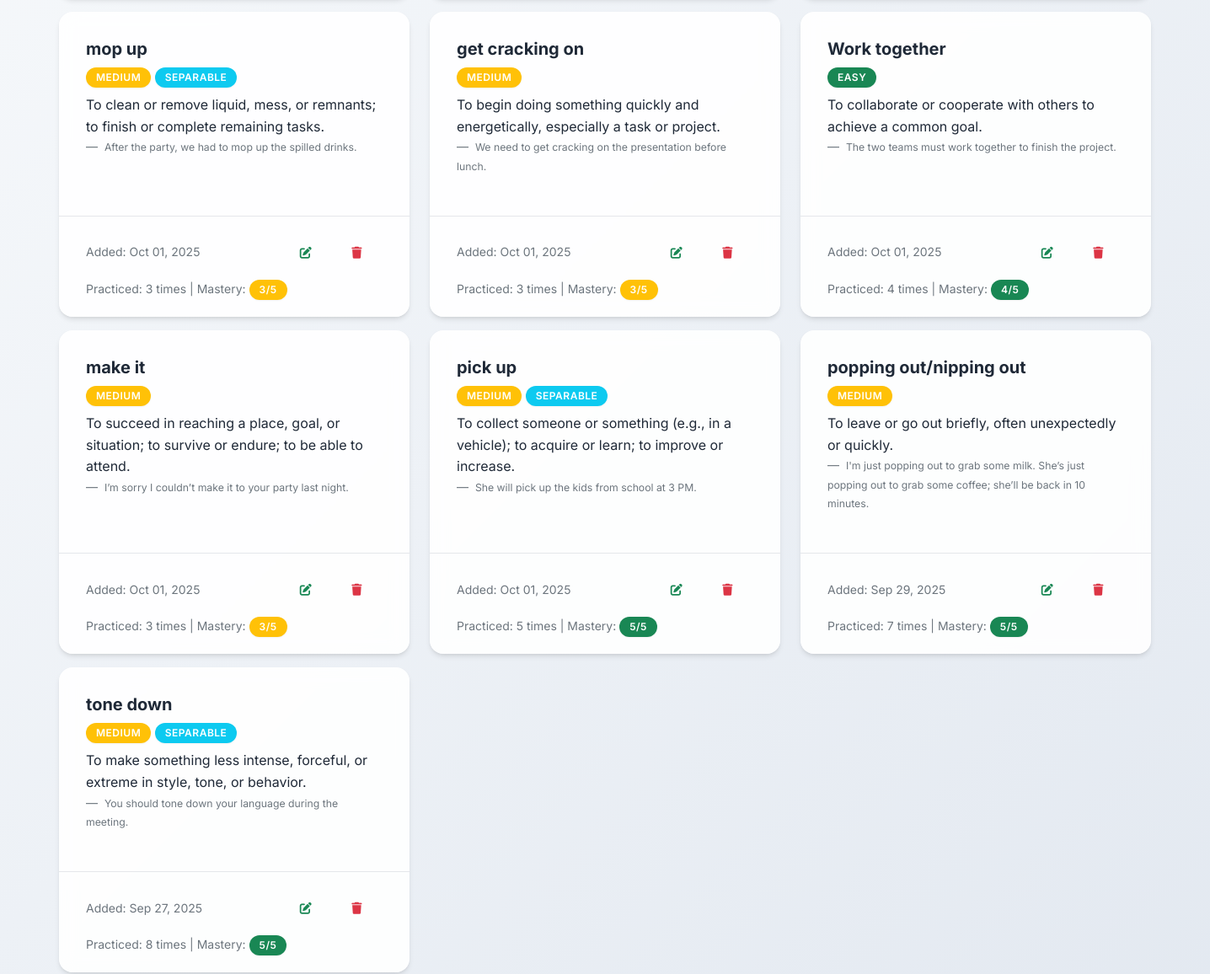
/phrasal-verbs (middle part), run on an earlier commit of the app's database.
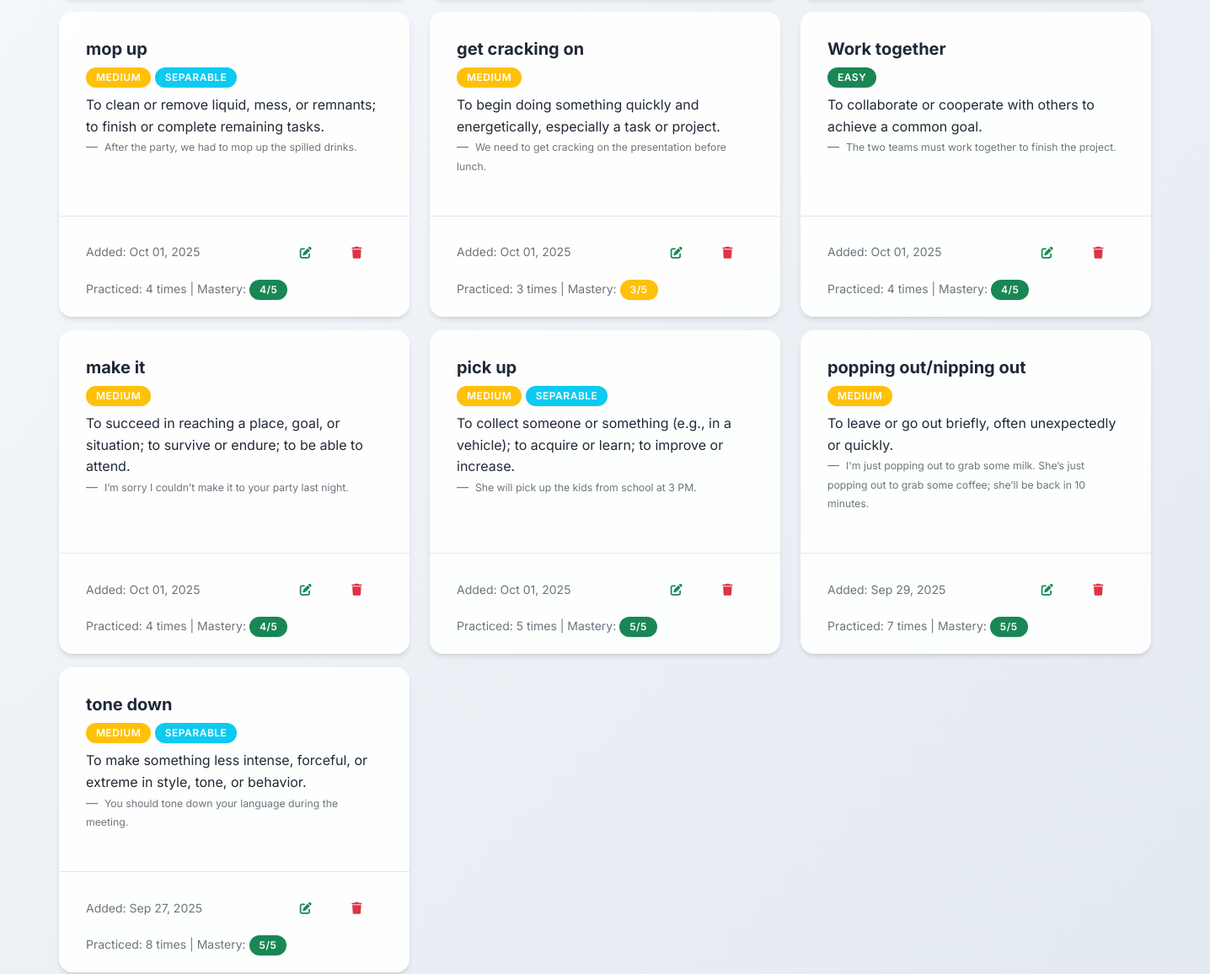
And on a later commit of the database.
### app.py (models this page shows, shortened)
class PhrasalVerb(db.Model):
    __tablename__ = 'phrasal_verbs'
    id = db.Column(db.Integer, primary_key=True)
    phrasal_verb = db.Column(db.String(100), nullable=False)
    meaning = db.Column(db.Text, nullable=False)
    example_sentence = db.Column(db.Text)
    separable = db.Column(db.Boolean, default=False)
    difficulty_level = db.Column(db.String(20), default='medium')
    date_added = db.Column(db.DateTime, default=datetime.utcnow)
    times_practiced = db.Column(db.Integer, default=0)
    last_practiced = db.Column(db.DateTime)
    mastery_level = db.Column(db.Integer, default=0)

### app.py (the view)
@app.route('/phrasal-verbs')
def phrasal_verbs_list():
    page = request.args.get('page', 1, type=int)
    phrasal_verbs = PhrasalVerb.query.order_by(PhrasalVerb.date_added.desc()).paginate(
        page=page, per_page=10, error_out=False)
    return render_template('phrasal_verbs_list.html', phrasal_verbs=phrasal_verbs)

### templates/phrasal_verbs_list.html (shortened to what this page needs)
{% extends "base.html" %}
{% block content %}
{% if phrasal_verbs.items %}
    <div class="row">
        {% for phrasal in phrasal_verbs.items %}
            <div class="col-md-6 col-lg-4 mb-3">
                <div class="card h-100">
                    <div class="card-body">
                        <h5 class="card-title">{{ phrasal.phrasal_verb }}</h5>
                        <span class="badge bg-{% if phrasal.difficulty_level == 'easy' %}success{% elif phrasal.difficulty_level == 'hard' %}danger{% else %}warning{% endif %} mb-2">
                            {{ phrasal.difficulty_level.title() }}
                        </span>
                        {% if phrasal.separable %}
                            <span class="badge bg-info mb-2">Separable</span>
                        {% endif %}
                        <p class="card-text">{{ phrasal.meaning }}</p>
                        {% if phrasal.example_sentence %}
                            <blockquote class="blockquote-footer">
                                <small>{{ phrasal.example_sentence }}</small>
                            </blockquote>
                        {% endif %}
                    </div>
                    <div class="card-footer bg-transparent">
                        <div class="d-flex justify-content-between align-items-center">
                            <small class="text-muted">
                                Added: {{ phrasal.date_added.strftime('%b %d, %Y') }}
                            </small>
                            <div class="btn-group" role="group">
                                <a href="{{ url_for('edit_phrasal_verb', id=phrasal.id) }}" class="btn btn-sm btn-outline-success">
                                    <i class="fas fa-edit"></i>
                                </a>
                                <button type="button" class="btn btn-sm btn-outline-danger" onclick="confirmDelete('{{ phrasal.phrasal_verb }}', '{{ url_for('delete_phrasal_verb', id=phrasal.id) }}')">
                                    <i class="fas fa-trash"></i>
                                </button>
                            </div>
                        </div>
                        {% if phrasal.times_practiced > 0 %}
                            <div class="mt-2">
                                <small class="text-muted">
                                    Practiced: {{ phrasal.times_practiced }} times
                                    | Mastery:
                                    <span class="badge bg-{% if phrasal.mastery_level >= 4 %}success{% elif phrasal.mastery_level >= 2 %}warning{% else %}danger{% endif %}">
                                        {{ phrasal.mastery_level }}/5
                                    </span>
                                </small>
                            </div>
                        {% endif %}
                    </div>
                </div>
            </div>
        {% endfor %}
    </div>
{% endif %}
{% endblock %}

### templates/base.html (shortened to what this page needs)
<!DOCTYPE html>
<html lang="en">
<head>
    <link href="https://cdn.jsdelivr.net/npm/bootstrap@5.1.3/dist/css/bootstrap.min.css" rel="stylesheet">
    <link href="https://cdnjs.cloudflare.com/ajax/libs/font-awesome/6.0.0/css/all.min.css" rel="stylesheet">
    <link href="{{ url_for('static', filename='css/style.css') }}" rel="stylesheet">
</head>
<body>
    <main class="container mt-4">
        {% block content %}{% endblock %}
    </main>
</body>
</html>

### static/css/style.css (style rules this page uses)
:root { --primary-color: #6366f1; --primary-dark: #4f46e5; --primary-light: #8b5cf6; --success-color: #10b981; --success-dark: #059669; --info-color: #06b6d4; --info-dark: #0891b2; --warning-color: #f59e0b; --warning-dark: #d97706; --danger-color: #ef4444; --danger-dark: #dc2626; --light-color: #f8fafc; --dark-color: #1e293b; --gray-50: #f9fafb; --gray-100: #f3f4f6; --gray-200: #e5e7eb; --gray-300: #d1d5db; --gray-400: #9ca3af; --gray-500: #6b7280; --gray-600: #4b5563; --gray-700: #374151; --gray-800: #1f2937; --gray-900: #111827; --gradient-primary: linear-gradient(135deg, #667eea 0%, #764ba2 100%); --gradient-success: linear-gradient(135deg, #11998e 0%, #38ef7d 100%); --gradient-info: linear-gradient(135deg, #667db6 0%, #0082c8 100%); --gradient-warning: linear-gradient(135deg, #f093fb 0%, #f5576c 100%); --gradient-hero: linear-gradient(135deg, #667eea 0%, #764ba2 50%, #f093fb 100%); --shadow-sm: 0 1px 2px 0 rgba(0, 0, 0, 0.05); --shadow: 0 4px 6px -1px rgba(0, 0, 0, 0.1), 0 2px 4px -1px rgba(0, 0, 0, 0.06); --shadow-md: 0 10px 15px -3px rgba(0, 0, 0, 0.1), 0 4px 6px -2px rgba(0, 0, 0, 0.05); --shadow-lg: 0 20px 25px -5px rgba(0, 0, 0, 0.1), 0 10px 10px -5px rgba(0, 0, 0, 0.04); --shadow-xl: 0 25px 50px -12px rgba(0, 0, 0, 0.25); }
body { font-family: 'Inter', 'Segoe UI', -apple-system, BlinkMacSystemFont, sans-serif; background: linear-gradient(135deg, #f8fafc 0%, #e2e8f0 100%); min-height: 100vh; line-height: 1.6; color: var(--gray-800); }
.card { border: none; border-radius: 16px; background: rgba(255, 255, 255, 0.9); backdrop-filter: blur(10px); box-shadow: var(--shadow); transition: all 0.4s cubic-bezier(0.4, 0, 0.2, 1); position: relative; overflow: hidden; }
.card::before { content: ''; position: absolute; top: 0; left: 0; width: 100%; height: 2px; background: var(--gradient-primary); transform: scaleX(0); transition: transform 0.3s ease; }
.card-body { padding: 2rem; }
.card-footer { background: rgba(248, 250, 252, 0.8); border-top: 1px solid var(--gray-200); border-radius: 0 0 16px 16px; padding: 1.25rem 2rem; }
.badge { font-size: 0.7rem; border-radius: 12px; padding: 0.4em 0.8em; }
.btn { border-radius: 12px; font-weight: 600; padding: 0.75rem 1.5rem; text-transform: uppercase; letter-spacing: 0.5px; font-size: 0.875rem; transition: all 0.3s cubic-bezier(0.4, 0, 0.2, 1); position: relative; overflow: hidden; border: none; }
.btn::before { content: ''; position: absolute; top: 0; left: -100%; width: 100%; height: 100%; background: linear-gradient(90deg, transparent, rgba(255,255,255,0.2), transparent); transition: left 0.5s; }
.btn-group .btn { border-radius: 6px; }
h1, h2, h3, h4, h5, h6 { font-weight: 700; color: var(--gray-800); }
.badge { font-size: 0.75rem; border-radius: 20px; padding: 0.5em 1em; font-weight: 600; text-transform: uppercase; letter-spacing: 0.5px; box-shadow: var(--shadow-sm); }
.fa, .fas, .far { transition: all 0.3s ease; }
.container { animation: fadeInUp 0.6s ease-out; }

What changed in the data, as far as the page shows it:
changed PhrasalVerb "mop up": times_practiced "3" → "4"; mastery_level "3" → "4"
changed PhrasalVerb "make it": times_practiced "3" → "4"; mastery_level "3" → "4"
